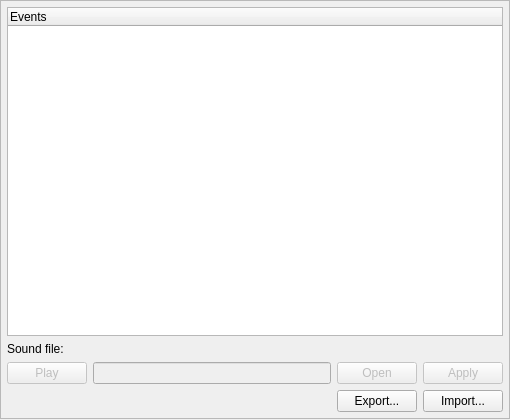
<?xml version="1.0" encoding="UTF-8"?>
<ui version="4.0">
 <class>SoundSettingsClass</class>
 <widget class="QWidget" name="SoundSettingsClass">
  <property name="geometry">
   <rect>
    <x>0</x>
    <y>0</y>
    <width>510</width>
    <height>420</height>
   </rect>
  </property>
  <property name="windowTitle">
   <string>soundSettings</string>
  </property>
  <layout class="QGridLayout" name="gridLayout">
   <property name="leftMargin">
    <number>0</number>
   </property>
   <property name="topMargin">
    <number>0</number>
   </property>
   <property name="rightMargin">
    <number>0</number>
   </property>
   <property name="bottomMargin">
    <number>1</number>
   </property>
   <item row="0" column="0">
    <widget class="QFrame" name="frame">
     <property name="frameShape">
      <enum>QFrame::StyledPanel</enum>
     </property>
     <property name="frameShadow">
      <enum>QFrame::Raised</enum>
     </property>
     <layout class="QGridLayout" name="gridLayout_2">
      <property name="margin">
       <number>6</number>
      </property>
      <item row="0" column="0">
       <layout class="QVBoxLayout" name="verticalLayout">
        <item>
         <widget class="QTreeWidget" name="eventsTree">
          <property name="enabled">
           <bool>true</bool>
          </property>
          <property name="rootIsDecorated">
           <bool>false</bool>
          </property>
          <property name="itemsExpandable">
           <bool>false</bool>
          </property>
          <column>
           <property name="text">
            <string>Events</string>
           </property>
          </column>
         </widget>
        </item>
        <item>
         <widget class="QLabel" name="label_7">
          <property name="text">
           <string>Sound file:</string>
          </property>
         </widget>
        </item>
        <item>
         <layout class="QHBoxLayout" name="horizontalLayout_4">
          <item>
           <widget class="QPushButton" name="playButton">
            <property name="enabled">
             <bool>false</bool>
            </property>
            <property name="sizePolicy">
             <sizepolicy hsizetype="Fixed" vsizetype="Fixed">
              <horstretch>0</horstretch>
              <verstretch>0</verstretch>
             </sizepolicy>
            </property>
            <property name="text">
             <string>Play</string>
            </property>
            <property name="icon">
             <iconset>
              <normaloff>:/icons/crystal_project/player_volume.png</normaloff>:/icons/crystal_project/player_volume.png</iconset>
            </property>
           </widget>
          </item>
          <item>
           <widget class="QLineEdit" name="fileEdit">
            <property name="enabled">
             <bool>false</bool>
            </property>
           </widget>
          </item>
          <item>
           <widget class="QPushButton" name="openButton">
            <property name="enabled">
             <bool>false</bool>
            </property>
            <property name="sizePolicy">
             <sizepolicy hsizetype="Fixed" vsizetype="Fixed">
              <horstretch>0</horstretch>
              <verstretch>0</verstretch>
             </sizepolicy>
            </property>
            <property name="text">
             <string>Open</string>
            </property>
            <property name="icon">
             <iconset>
              <normaloff>:/icons/crystal_project/folder.png</normaloff>:/icons/crystal_project/folder.png</iconset>
            </property>
           </widget>
          </item>
          <item>
           <widget class="QPushButton" name="applyButton">
            <property name="enabled">
             <bool>false</bool>
            </property>
            <property name="sizePolicy">
             <sizepolicy hsizetype="Fixed" vsizetype="Fixed">
              <horstretch>0</horstretch>
              <verstretch>0</verstretch>
             </sizepolicy>
            </property>
            <property name="text">
             <string>Apply</string>
            </property>
            <property name="icon">
             <iconset>
              <normaloff>:/icons/crystal_project/apply.png</normaloff>:/icons/crystal_project/apply.png</iconset>
            </property>
           </widget>
          </item>
         </layout>
        </item>
        <item>
         <layout class="QHBoxLayout" name="_25">
          <item>
           <spacer>
            <property name="orientation">
             <enum>Qt::Horizontal</enum>
            </property>
            <property name="sizeType">
             <enum>QSizePolicy::MinimumExpanding</enum>
            </property>
            <property name="sizeHint" stdset="0">
             <size>
              <width>40</width>
              <height>20</height>
             </size>
            </property>
           </spacer>
          </item>
          <item>
           <widget class="QPushButton" name="exportButton">
            <property name="sizePolicy">
             <sizepolicy hsizetype="Minimum" vsizetype="Fixed">
              <horstretch>0</horstretch>
              <verstretch>0</verstretch>
             </sizepolicy>
            </property>
            <property name="text">
             <string>Export...</string>
            </property>
           </widget>
          </item>
          <item>
           <widget class="QPushButton" name="importButton">
            <property name="sizePolicy">
             <sizepolicy hsizetype="Minimum" vsizetype="Fixed">
              <horstretch>0</horstretch>
              <verstretch>0</verstretch>
             </sizepolicy>
            </property>
            <property name="text">
             <string>Import...</string>
            </property>
           </widget>
          </item>
         </layout>
        </item>
       </layout>
      </item>
     </layout>
    </widget>
   </item>
  </layout>
 </widget>
 <layoutdefault spacing="6" margin="11"/>
 <resources/>
 <connections/>
</ui>
